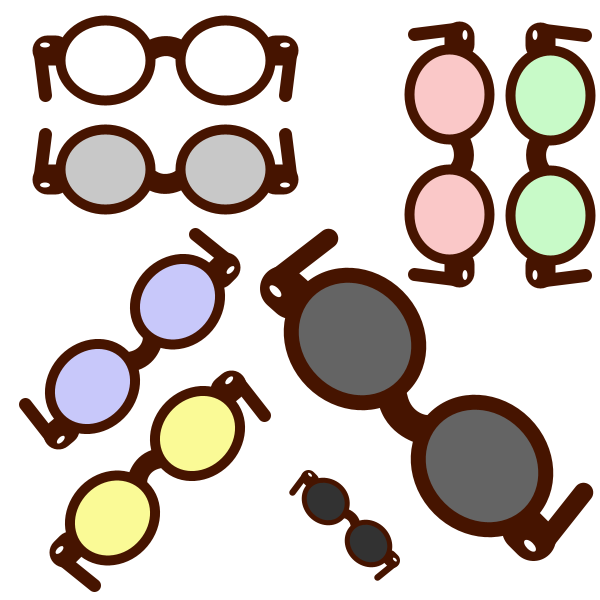
Frame 1 (no input)
Frame 60 (the mouse pressed at the canvas centre just before this capture): identical to frame 1, image omitted
Frame 120 (the mouse held since frame 60 and released just before this capture): identical to frame 1, image omitted

The Processing sketch that drew this single still picture (run headless with seeded random() and noise(); from frame 60 on, the mouse is pressed at the canvas centre):

// Processing sketch: processing_16090
// ── processing_16090.pde

void setup(){  

size(600,600);  

noStroke();  

}  

void draw(){  

background(255);  

smooth();  

glasses(10,10,1,0, 255,255,255);  
glasses(320,220,1,180, 200,200,200);

glasses(500,0,1,90, 250,200,200);  
glasses(500,310,1,270, 200,250,200); 

glasses(280,270,1,135, 200,200,250);  
glasses(10,550,1,315, 250,250,150);


glasses(530,620,1.5,225, 100,100,100);  
glasses(310,450,0.5,45, 50,50,50);

}  

void glasses(int x, int y,float s,float r,int c, int b ,int d) {    

pushMatrix();    

 translate(x,y);    

 scale(s);    

rotate(radians(r));    

fill(c,b,d);    
smooth();    

beginShape();  


 

int a= 40;  

stroke(70,20,0);   
smooth();  



strokeWeight(30);  
line(a-3, a, 45,a);  
line(265, a, 273,a);  

strokeWeight(20);  
beginShape();  
vertex(140, a);  
bezierVertex(140,a, 155, 30, 170, a);  
endShape();  


strokeWeight(13);  
line(30, 45, 35,85);  
line(280, 45, 275,85);  


strokeWeight(10);  
ellipse(95, 50, 90, 80);  
ellipse(215, 50, 90, 80); 

noStroke();
fill(255);
ellipse(35,35,10,5);
ellipse(275,35,10,5);


endShape();  
popMatrix();  
} 
